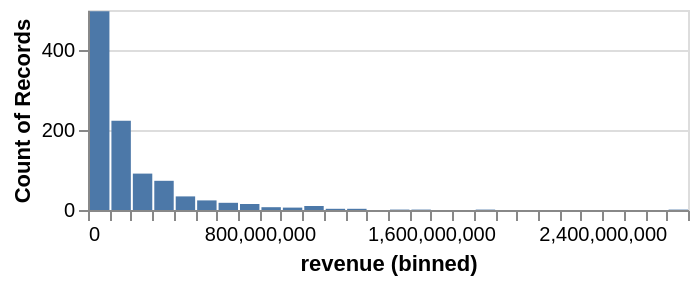

Notebook code cell kept with this figure:
### Markdown cell above
<div class="alert alert-info" style="color:black">

### Question 1.3
rubric={viz:1,accuracy:1}

<h4>Python</h4>
<p>Create a single histogram of a numerical column of your choice, choosing an appropriate number of bins and set the figure height to 100.</p>

</div>

### Code cell
# YOUR ANSWER GOES HERE
alt.Chart(movies).mark_bar().encode(
    x=alt.X('revenue',bin=alt.Bin(maxbins=30)),
    y='count()',
    tooltip=alt.Tooltip('revenue',bin=True)
).properties(height=100)

### Figure 1 — Vega-Lite specification as saved in the notebook (floating-point values rounded to 4 significant figures; data arrays with more than 128 entries replaced by an {"elided": "..."} marker saying what was removed)
{"$schema": "https://vega.github.io/schema/vega-lite/v5.20.1.json", "config": {"view": {"continuousHeight": 300, "continuousWidth": 300}}, "data": {"name": "data-eb8b40afa4f9caed583021bd6b13a329"}, "datasets": {"data-eb8b40afa4f9caed583021bd6b13a329": {"elided": "1008 records"}}, "encoding": {"tooltip": {"bin": true, "field": "revenue", "type": "quantitative"}, "x": {"bin": {"maxbins": 30}, "field": "revenue", "type": "quantitative"}, "y": {"aggregate": "count", "type": "quantitative"}}, "height": 100, "mark": {"type": "bar"}}
